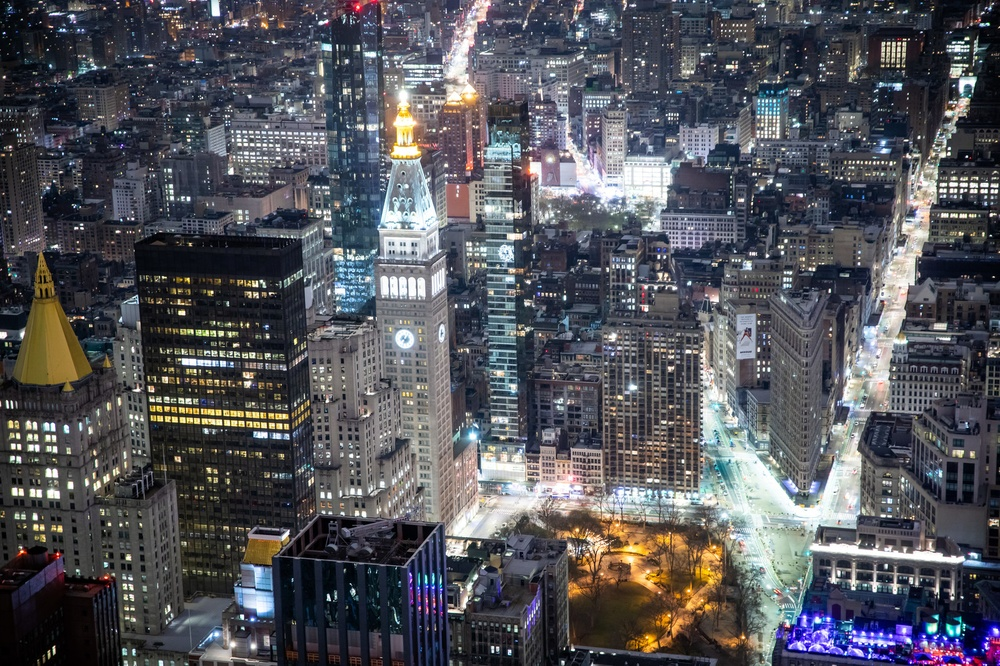
#> input picture gosei/example.jpg, 1000 x 666 px, shrunk from 1600 x 1066 before the run
$ python gosei.py
#> lines starting #> are read from the running program, lines starting #| are printed output that depends on the picture
from PIL import Image, ImageDraw, ImageFont
writetext = 'This is a sample.'
img = Image.open('example.jpg')
#> img is the input picture: PIL image 1000x666 RGB; mean R, G, B 83.9, 84.6, 90.6
imgsize = img.size
#> imgsize = (1000, 666)
draw = ImageDraw.Draw(img)
font = ImageFont.truetype('arial.ttf', 64);
size = font.getsize(writetext)
draw.text((imgsize[0] - size[0], imgsize[1] - size[1]), writetext, font=font, fill='#FFF')
img.save('example02.jpg', 'JPEG', quality=100, optimize=True)
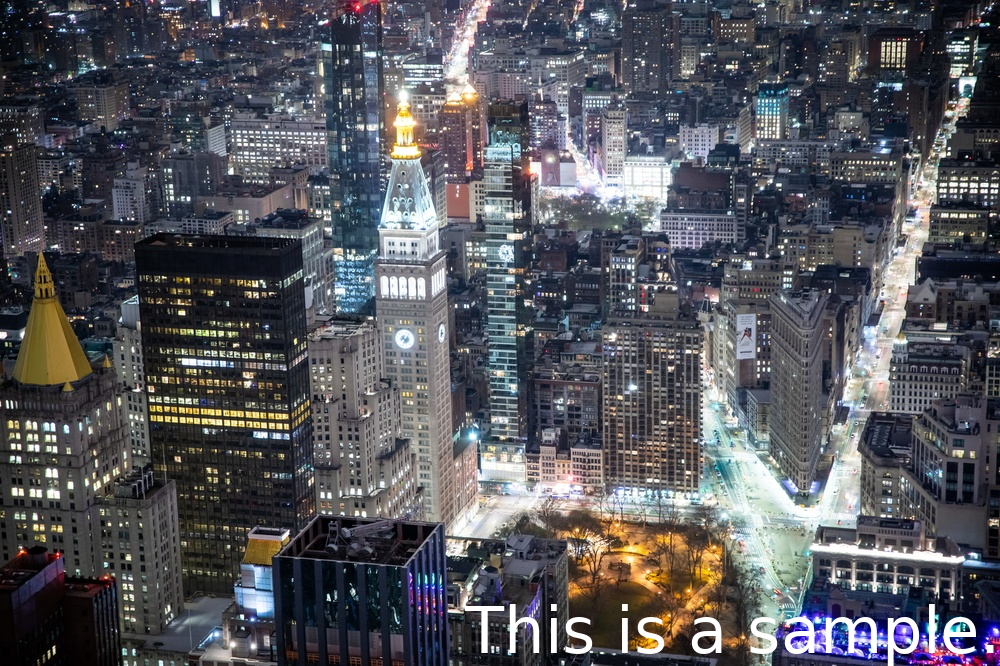
#> saved as example02.jpg: PIL image 1000x666 RGB; mean R, G, B 85.6, 86.4, 92.1
